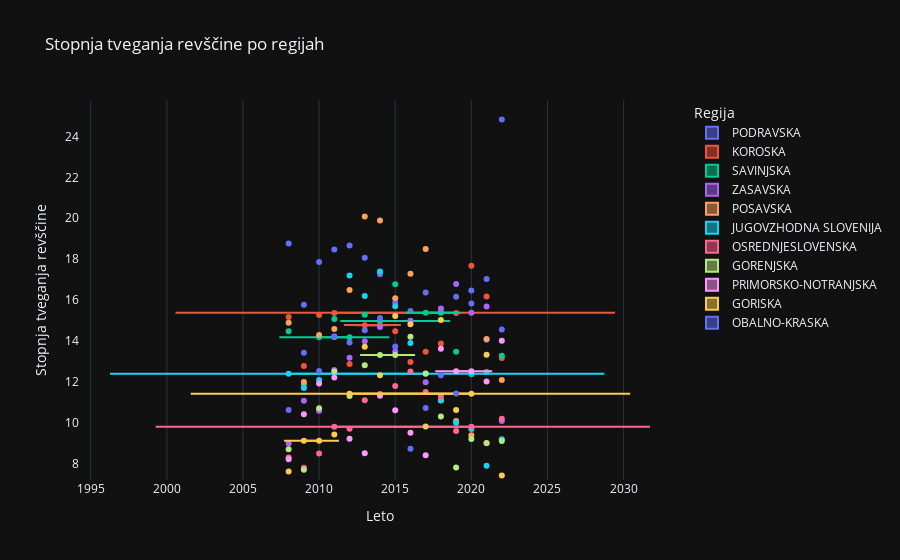

Notebook code cell kept with this figure:
### Code cell
df_selected = df.iloc[:, [1] + list(range(4, len(df.columns)))]
df_selected.columns = ['Leto'] + list(df_selected.columns[1:])
fig = px.violin(df_selected.melt(id_vars='Leto'), x='Leto', y='value', color='variable', title='Stopnja tveganja revščine po regijah',
                labels={'value': 'Stopnja tveganja revščine', 'Leto': 'Leto', 'variable': 'Regija'}, box=True, points='all')
fig.show()

### Figure 1 — Plotly figure (JSON) as saved in the notebook; plotly's stock layout.template omitted (floating-point values rounded to 4 significant figures)
{"data": [{"alignmentgroup": "True", "box": {"visible": true}, "hovertemplate": "Regija=PODRAVSKA<br>Leto=%{x}<br>Stopnja tveganja revščine=%{y}<extra></extra>", "legendgroup": "PODRAVSKA", "marker": {"color": "#636efa"}, "name": "PODRAVSKA", "offsetgroup": "PODRAVSKA", "orientation": "h", "points": "all", "scalegroup": "True", "showlegend": true, "x": [2008.0, 2009.0, 2010.0, 2011.0, 2012.0, 2013.0, 2014.0, 2015.0, 2016.0, 2017.0, 2018.0, 2019.0, 2020.0, 2021.0, 2022.0], "x0": " ", "xaxis": "x", "y": [18.8, 15.8, 17.9, 18.5, 18.7, 18.1, 17.3, 15.9, 15.5, 16.4, 15.6, 16.2, 16.5, 14.1, 14.6], "y0": " ", "yaxis": "y", "type": "violin"}, {"alignmentgroup": "True", "box": {"visible": true}, "hovertemplate": "Regija=KOROSKA<br>Leto=%{x}<br>Stopnja tveganja revščine=%{y}<extra></extra>", "legendgroup": "KOROSKA", "marker": {"color": "#EF553B"}, "name": "KOROSKA", "offsetgroup": "KOROSKA", "orientation": "h", "points": "all", "scalegroup": "True", "showlegend": true, "x": [2008.0, 2009.0, 2010.0, 2011.0, 2012.0, 2013.0, 2014.0, 2015.0, 2016.0, 2017.0, 2018.0, 2019.0, 2020.0, 2021.0, 2022.0], "x0": " ", "xaxis": "x", "y": [15.2, 12.8, 15.3, 15.4, 12.9, 14.8, 14.8, 14.5, 13.0, 13.5, 13.9, 15.4, 17.7, 16.2, 13.2], "y0": " ", "yaxis": "y", "type": "violin"}, {"alignmentgroup": "True", "box": {"visible": true}, "hovertemplate": "Regija=SAVINJSKA<br>Leto=%{x}<br>Stopnja tveganja revščine=%{y}<extra></extra>", "legendgroup": "SAVINJSKA", "marker": {"color": "#00cc96"}, "name": "SAVINJSKA", "offsetgroup": "SAVINJSKA", "orientation": "h", "points": "all", "scalegroup": "True", "showlegend": true, "x": [2008.0, 2009.0, 2010.0, 2011.0, 2012.0, 2013.0, 2014.0, 2015.0, 2016.0, 2017.0, 2018.0, 2019.0, 2020.0, 2021.0, 2022.0], "x0": " ", "xaxis": "x", "y": [14.5, 11.9, 14.2, 15.1, 14.2, 15.3, 15.0, 16.8, 15.0, 15.4, 15.4, 13.5, 12.4, 12.5, 13.3], "y0": " ", "yaxis": "y", "type": "violin"}, {"alignmentgroup": "True", "box": {"visible": true}, "hovertemplate": "Regija=ZASAVSKA<br>Leto=%{x}<br>Stopnja tveganja revščine=%{y}<extra></extra>", "legendgroup": "ZASAVSKA", "marker": {"color": "#ab63fa"}, "name": "ZASAVSKA", "offsetgroup": "ZASAVSKA", "orientation": "h", "points": "all", "scalegroup": "True", "showlegend": true, "x": [2008.0, 2009.0, 2010.0, 2011.0, 2012.0, 2013.0, 2014.0, 2015.0, 2016.0, 2017.0, 2018.0, 2019.0, 2020.0, 2021.0, 2022.0], "x0": " ", "xaxis": "x", "y": [9.0, 11.1, 10.6, 12.6, 13.2, 14.0, 14.7, 13.5, 15.0, 12.0, 15.6, 16.8, 15.4, 15.7, 10.1], "y0": " ", "yaxis": "y", "type": "violin"}, {"alignmentgroup": "True", "box": {"visible": true}, "hovertemplate": "Regija=POSAVSKA<br>Leto=%{x}<br>Stopnja tveganja revščine=%{y}<extra></extra>", "legendgroup": "POSAVSKA", "marker": {"color": "#FFA15A"}, "name": "POSAVSKA", "offsetgroup": "POSAVSKA", "orientation": "h", "points": "all", "scalegroup": "True", "showlegend": true, "x": [2008.0, 2009.0, 2010.0, 2011.0, 2012.0, 2013.0, 2014.0, 2015.0, 2016.0, 2017.0, 2018.0, 2019.0, 2020.0, 2021.0, 2022.0], "x0": " ", "xaxis": "x", "y": [14.9, 12.0, 14.3, 14.6, 16.5, 20.1, 19.9, 16.1, 17.3, 18.5, 11.1, 10.1, 9.4, 14.1, 12.1], "y0": " ", "yaxis": "y", "type": "violin"}, {"alignmentgroup": "True", "box": {"visible": true}, "hovertemplate": "Regija=JUGOVZHODNA SLOVENIJA<br>Leto=%{x}<br>Stopnja tveganja revščine=%{y}<extra></extra>", "legendgroup": "JUGOVZHODNA SLOVENIJA", "marker": {"color": "#19d3f3"}, "name": "JUGOVZHODNA SLOVENIJA", "offsetgroup": "JUGOVZHODNA SLOVENIJA", "orientation": "h", "points": "all", "scalegroup": "True", "showlegend": true, "x": [2008.0, 2009.0, 2010.0, 2011.0, 2012.0, 2013.0, 2014.0, 2015.0, 2016.0, 2017.0, 2018.0, 2019.0, 2020.0, 2021.0, 2022.0], "x0": " ", "xaxis": "x", "y": [12.4, 11.7, 12.1, 14.2, 17.2, 16.2, 17.4, 15.7, 13.9, 12.4, 11.1, 10.0, 9.7, 7.9, 9.2], "y0": " ", "yaxis": "y", "type": "violin"}, {"alignmentgroup": "True", "box": {"visible": true}, "hovertemplate": "Regija=OSREDNJESLOVENSKA<br>Leto=%{x}<br>Stopnja tveganja revščine=%{y}<extra></extra>", "legendgroup": "OSREDNJESLOVENSKA", "marker": {"color": "#FF6692"}, "name": "OSREDNJESLOVENSKA", "offsetgroup": "OSREDNJESLOVENSKA", "orientation": "h", "points": "all", "scalegroup": "True", "showlegend": true, "x": [2008.0, 2009.0, 2010.0, 2011.0, 2012.0, 2013.0, 2014.0, 2015.0, 2016.0, 2017.0, 2018.0, 2019.0, 2020.0, 2021.0, 2022.0], "x0": " ", "xaxis": "x", "y": [8.3, 7.8, 8.5, 9.8, 9.7, 11.1, 11.4, 11.8, 12.5, 11.5, 11.3, 9.6, 9.8, 9.0, 10.2], "y0": " ", "yaxis": "y", "type": "violin"}, {"alignmentgroup": "True", "box": {"visible": true}, "hovertemplate": "Regija=GORENJSKA<br>Leto=%{x}<br>Stopnja tveganja revščine=%{y}<extra></extra>", "legendgroup": "GORENJSKA", "marker": {"color": "#B6E880"}, "name": "GORENJSKA", "offsetgroup": "GORENJSKA", "orientation": "h", "points": "all", "scalegroup": "True", "showlegend": true, "x": [2008.0, 2009.0, 2010.0, 2011.0, 2012.0, 2013.0, 2014.0, 2015.0, 2016.0, 2017.0, 2018.0, 2019.0, 2020.0, 2021.0, 2022.0], "x0": " ", "xaxis": "x", "y": [8.7, 7.7, 10.7, 12.5, 11.3, 12.8, 13.3, 13.3, 14.2, 12.4, 10.3, 7.8, 9.2, 9.0, 9.1], "y0": " ", "yaxis": "y", "type": "violin"}, {"alignmentgroup": "True", "box": {"visible": true}, "hovertemplate": "Regija=PRIMORSKO-NOTRANJSKA<br>Leto=%{x}<br>Stopnja tveganja revščine=%{y}<extra></extra>", "legendgroup": "PRIMORSKO-NOTRANJSKA", "marker": {"color": "#FF97FF"}, "name": "PRIMORSKO-NOTRANJSKA", "offsetgroup": "PRIMORSKO-NOTRANJSKA", "orientation": "h", "points": "all", "scalegroup": "True", "showlegend": true, "x": [2008.0, 2009.0, 2010.0, 2011.0, 2012.0, 2013.0, 2014.0, 2015.0, 2016.0, 2017.0, 2018.0, 2019.0, 2020.0, 2021.0, 2022.0], "x0": " ", "xaxis": "x", "y": [8.2, 10.4, 11.9, 12.2, 9.2, 8.5, 11.3, 10.6, 9.5, 8.4, 13.6, 12.5, 12.5, 12.0, 14.0], "y0": " ", "yaxis": "y", "type": "violin"}, {"alignmentgroup": "True", "box": {"visible": true}, "hovertemplate": "Regija=GORISKA<br>Leto=%{x}<br>Stopnja tveganja revščine=%{y}<extra></extra>", "legendgroup": "GORISKA", "marker": {"color": "#FECB52"}, "name": "GORISKA", "offsetgroup": "GORISKA", "orientation": "h", "points": "all", "scalegroup": "True", "showlegend": true, "x": [2008.0, 2009.0, 2010.0, 2011.0, 2012.0, 2013.0, 2014.0, 2015.0, 2016.0, 2017.0, 2018.0, 2019.0, 2020.0, 2021.0, 2022.0], "x0": " ", "xaxis": "x", "y": [7.6, 9.1, 9.1, 9.4, 11.4, 13.7, 12.3, 15.2, 14.8, 9.8, 15.0, 10.6, 11.4, 13.3, 7.4], "y0": " ", "yaxis": "y", "type": "violin"}, {"alignmentgroup": "True", "box": {"visible": true}, "hovertemplate": "Regija=OBALNO-KRASKA<br>Leto=%{x}<br>Stopnja tveganja revščine=%{y}<extra></extra>", "legendgroup": "OBALNO-KRASKA", "marker": {"color": "#636efa"}, "name": "OBALNO-KRASKA", "offsetgroup": "OBALNO-KRASKA", "orientation": "h", "points": "all", "scalegroup": "True", "showlegend": true, "x": [2008.0, 2009.0, 2010.0, 2011.0, 2012.0, 2013.0, 2014.0, 2015.0, 2016.0, 2017.0, 2018.0, 2019.0, 2020.0, 2021.0, 2022.0], "x0": " ", "xaxis": "x", "y": [10.6, 13.4, 12.5, 14.2, 13.9, 14.5, 15.1, 13.7, 8.7, 10.7, 12.3, 11.4, 15.8, 17.0, 24.8], "y0": " ", "yaxis": "y", "type": "violin"}], "layout": {"xaxis": {"anchor": "y", "domain": [0.0, 1.0], "title": {"text": "Leto"}}, "yaxis": {"anchor": "x", "domain": [0.0, 1.0], "title": {"text": "Stopnja tveganja revščine"}}, "legend": {"title": {"text": "Regija"}, "tracegroupgap": 0}, "title": {"text": "Stopnja tveganja revščine po regijah"}, "violinmode": "group"}}
